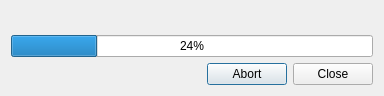
<?xml version="1.0" encoding="UTF-8"?>
<ui version="4.0">
 <class>DeleteDialog</class>
 <widget class="QDialog" name="DeleteDialog">
  <property name="geometry">
   <rect>
    <x>0</x>
    <y>0</y>
    <width>384</width>
    <height>96</height>
   </rect>
  </property>
  <property name="windowTitle">
   <string>Deleting files</string>
  </property>
  <layout class="QVBoxLayout" name="verticalLayout">
   <item>
    <widget class="QLabel" name="label">
     <property name="text">
      <string/>
     </property>
    </widget>
   </item>
   <item>
    <widget class="QProgressBar" name="progressBar">
     <property name="value">
      <number>24</number>
     </property>
    </widget>
   </item>
   <item>
    <layout class="QHBoxLayout" name="horizontalLayout">
     <item>
      <spacer name="horizontalSpacer">
       <property name="orientation">
        <enum>Qt::Horizontal</enum>
       </property>
       <property name="sizeHint" stdset="0">
        <size>
         <width>38</width>
         <height>18</height>
        </size>
       </property>
      </spacer>
     </item>
     <item>
      <widget class="QPushButton" name="buttonAbort">
       <property name="text">
        <string>Abort</string>
       </property>
      </widget>
     </item>
     <item>
      <widget class="QPushButton" name="buttonClose">
       <property name="text">
        <string>Close</string>
       </property>
      </widget>
     </item>
    </layout>
   </item>
  </layout>
 </widget>
 <resources/>
 <connections/>
</ui>
